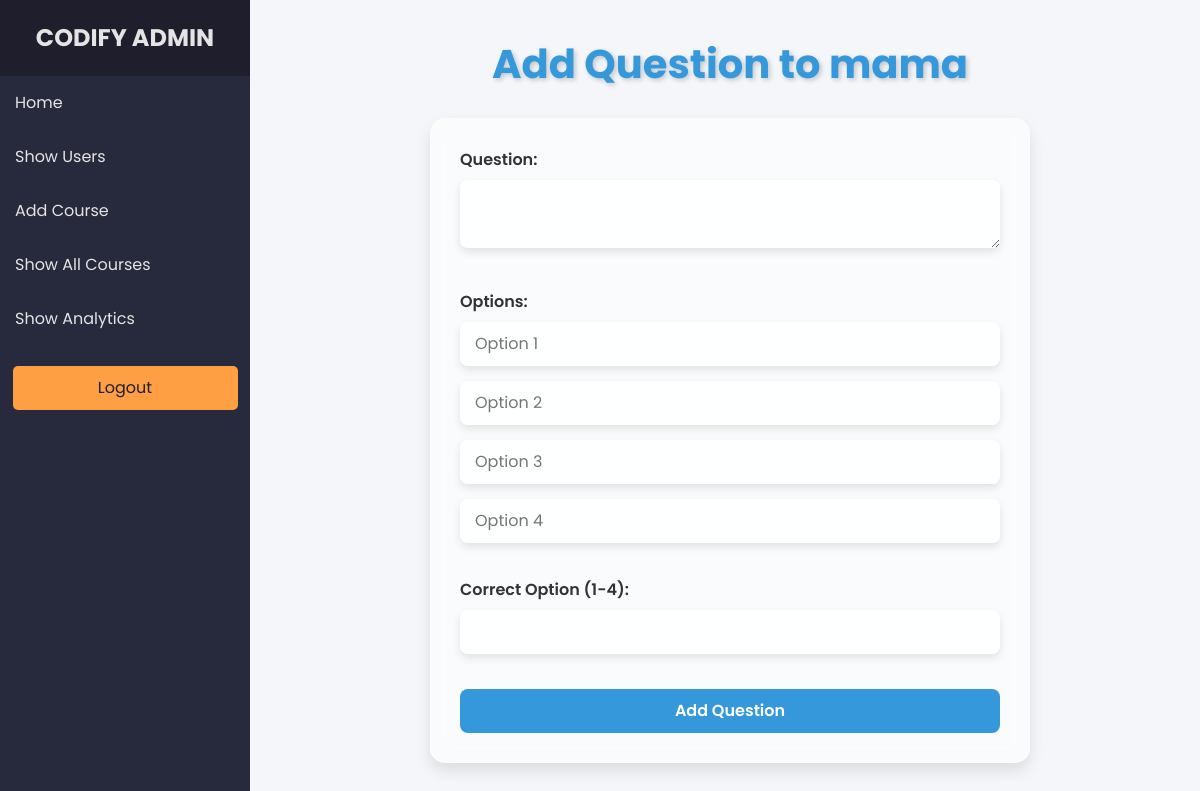
The app's page /admin/quiz/1/add_question, older data.
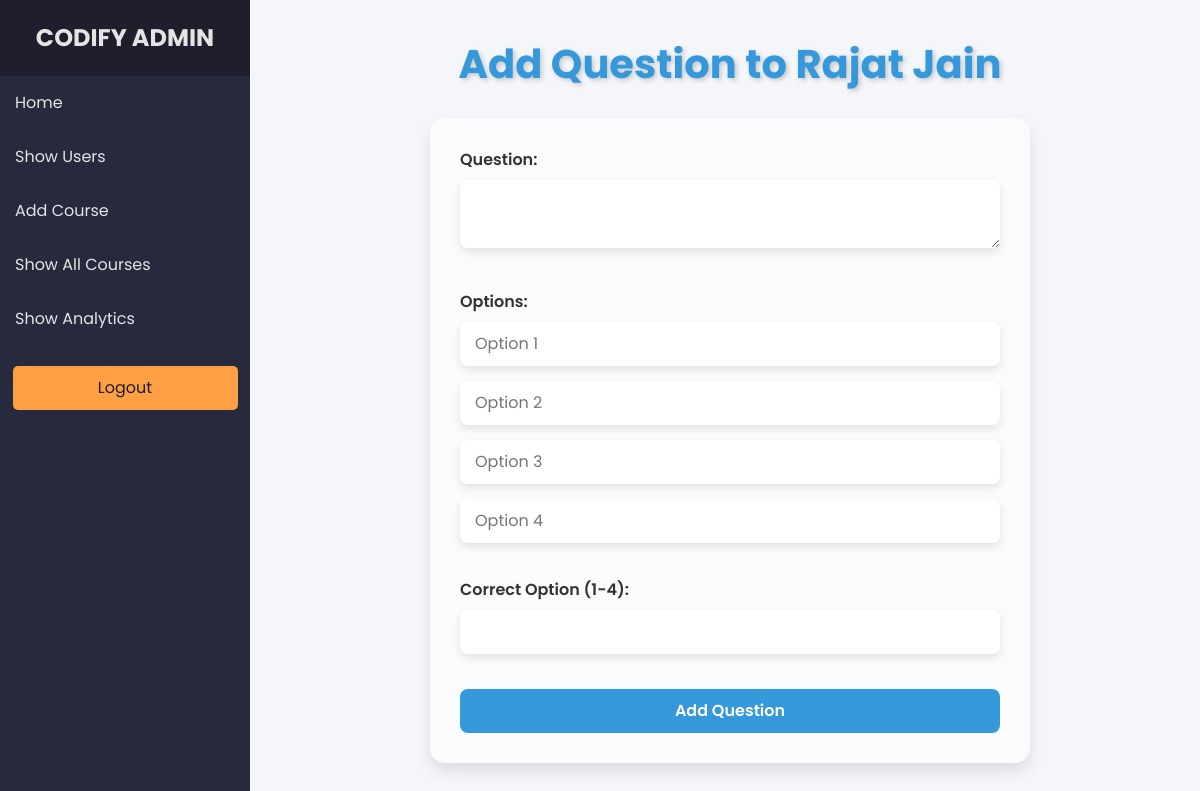
The same page, newer data.
### models.py (models this page shows)
class Quiz(Base):
    __tablename__ = 'quizzes'
    id = Column(Integer, primary_key=True)
    title = Column(String(100), nullable=False)
    created_at = Column(DateTime, server_default=func.now())
    course_id = Column(Integer, ForeignKey('courses.id', ondelete='CASCADE'), nullable=False)
    course = relationship('Course', back_populates='quizzes')
    questions = relationship('Question', back_populates='quiz', cascade="all, delete-orphan")
    user_progress = relationship('UserProgress', back_populates='quiz', cascade="all, delete-orphan")

### app.py (the view, shortened to what this page needs)
@app.route('/admin/quiz/<int:quiz_id>/add_question', methods=['GET', 'POST'])
def add_question(quiz_id):
    quiz = db_session.query(Quiz).filter_by(id=quiz_id).first()
    if not quiz:
        return "Quiz not found", 404
    return render_template('add_questions.html', quiz=quiz)

### templates/add_questions.html (shortened to what this page needs)
<!DOCTYPE html>
<html lang="en">
<head>
    <link rel="stylesheet" href="https://cdn.jsdelivr.net/npm/bootstrap@4.6.2/dist/css/bootstrap.min.css"
>
    <link rel="stylesheet" href="https://cdnjs.cloudflare.com/ajax/libs/font-awesome/5.15.4/css/all.min.css">
</head>
<body>
    <div class="sidebar" id="sidebar">
        <div class="brand">CODIFY ADMIN</div>
        <a class="nav-link" href="#">Home</a>
        <a class="nav-link" href="#">Show Users</a>
        <a class="nav-link" href="/admin/add_course">Add Course</a>
        <a class="nav-link" href="/admin/show-courses/">Show All Courses</a>
        <a class="nav-link" href="#">Show Analytics</a>
        <button class="logout-btn">Logout</button>
    </div>
    <div class="main-content">
        <h1>Add Question to {{ quiz.title }}</h1>
        <form method="POST">
            <div>
                <label for="question_text">Question:</label>
                <textarea id="question_text" name="question_text" required></textarea>
            </div>
            <div>
                <label>Options:</label>
                <input type="text" name="option_1" placeholder="Option 1" required><br>
                <input type="text" name="option_2" placeholder="Option 2" required><br>
                <input type="text" name="option_3" placeholder="Option 3" required><br>
                <input type="text" name="option_4" placeholder="Option 4" required><br>
            </div>
            <div>
                <label for="correct_option">Correct Option (1-4):</label>
                <input type="number" id="correct_option" name="correct_option" min="1" max="4" required>
            </div>
            <button type="submit">Add Question</button>
        </form>
    </div>
</body>
</html>

Row changes from the older to the newer data that the page shows:
changed Quiz: title "mama" → "Rajat Jain"
